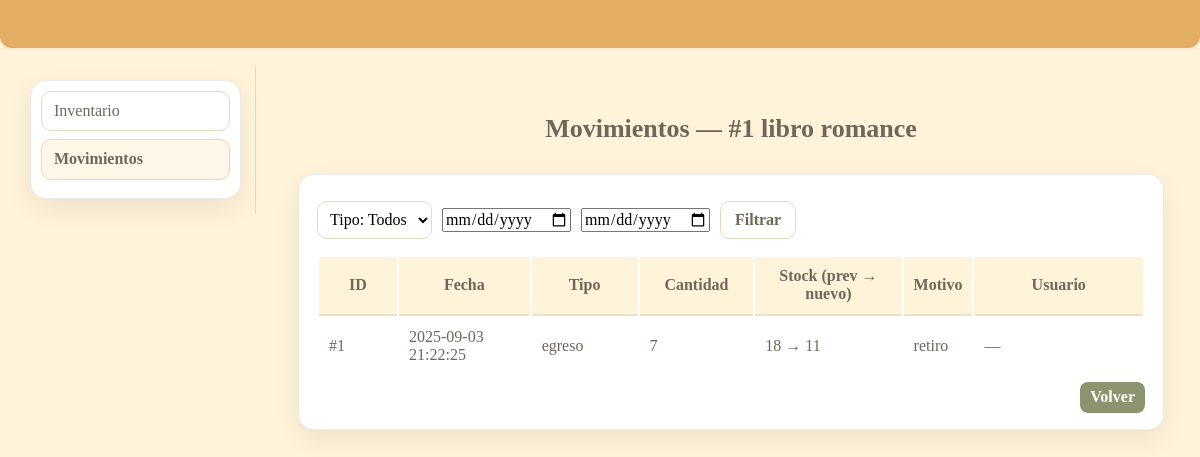
The app's page /admin/inventario/movimientos.php?id=1 with its own data.
### tables this page shows
CREATE TABLE `producto` (
  `id_producto` int(10) UNSIGNED NOT NULL,
  `nombre` varchar(200) NOT NULL,
  `descripcion` varchar(400) DEFAULT NULL,
  `codigo` varchar(64) DEFAULT NULL,
  `precio_compra` decimal(12,2) NOT NULL DEFAULT 0.00,
  `precio_venta` decimal(12,2) NOT NULL DEFAULT 0.00,
  `ubicacion` varchar(255) NOT NULL,
  `id_subcategoria` smallint(5) UNSIGNED NOT NULL,
  `id_proveedor` int(10) UNSIGNED DEFAULT NULL,
  `activo` tinyint(1) NOT NULL DEFAULT 1,
  `creado_en` datetime NOT NULL DEFAULT current_timestamp(),
  `actualizado_en` datetime DEFAULT NULL ON UPDATE current_timestamp()
);

CREATE TABLE `inventario_mov` (
  `id_mov` int(10) UNSIGNED NOT NULL,
  `id_producto` int(10) UNSIGNED NOT NULL,
  `tipo` enum('ingreso','egreso','ajuste') NOT NULL,
  `cantidad` int(11) NOT NULL,
  `motivo` varchar(200) DEFAULT NULL,
  `stock_prev` int(11) NOT NULL,
  `stock_nuevo` int(11) NOT NULL,
  `id_usuario` int(10) UNSIGNED DEFAULT NULL,
  `creado_en` datetime NOT NULL DEFAULT current_timestamp()
);

### admin/inventario/movimientos.php (the view, shortened to what this page needs)
<?php
include(__DIR__ . '/../../includes/db.php');
function h($s){ return htmlspecialchars((string)$s, ENT_QUOTES, 'UTF-8'); }
$idp = (int)($_GET['id'] ?? 0);
$conexion->query("
  CREATE TABLE IF NOT EXISTS inventario_mov (
    id_mov INT UNSIGNED AUTO_INCREMENT PRIMARY KEY,
    id_producto INT UNSIGNED NOT NULL,
    tipo ENUM('ingreso','egreso','ajuste') NOT NULL,
    cantidad INT NOT NULL,
    motivo VARCHAR(200) DEFAULT NULL,
    stock_prev INT NOT NULL,
    stock_nuevo INT NOT NULL,
    id_usuario INT UNSIGNED DEFAULT NULL,
    creado_en DATETIME NOT NULL DEFAULT CURRENT_TIMESTAMP,
    KEY (id_producto),
    KEY (id_usuario),
    KEY (creado_en)
  ) ENGINE=InnoDB DEFAULT CHARSET=utf8mb4
");
$st = $conexion->prepare("SELECT id_producto, nombre FROM producto WHERE id_producto=?");
$st->bind_param('i', $idp); $st->execute();
$prod = $st->get_result()->fetch_assoc();
$desde   = trim($_GET['desde'] ?? '');
$hasta   = trim($_GET['hasta'] ?? '');
$page    = max(1, (int)($_GET['page'] ?? 1));
$perPage = 20;
$offset  = ($page - 1) * $perPage;
$w = ["m.id_producto=?"];
$params = [$idp];
$types  = 'i';
$whereSql = 'WHERE '.implode(' AND ', $w);
$sql = "
  SELECT m.*, u.nombre AS usuario
  FROM inventario_mov m
  LEFT JOIN usuario u ON u.id_usuario = m.id_usuario
  $whereSql
  ORDER BY m.creado_en DESC, m.id_mov DESC
  LIMIT ? OFFSET ?
";
$typesList = $types.'ii';
$paramsList = $params; $paramsList[] = $perPage; $paramsList[] = $offset;
$st = $conexion->prepare($sql);
$st->bind_param($typesList, ...$paramsList);
$st->execute();
$rows = $st->get_result()->fetch_all(MYSQLI_ASSOC);
?>
<!doctype html>
<html lang="es">
<head>
  <link rel="stylesheet" href="https://cdnjs.cloudflare.com/ajax/libs/normalize/8.0.1/normalize.min.css">
  <link rel="stylesheet" href="https://cdnjs.cloudflare.com/ajax/libs/skeleton/2.0.4/skeleton.min.css">
  <link rel="stylesheet" href="/libreria_lapicito/css/style.css">
</head>
<body>
  <div class="barra"></div>
  <div class="prod-shell">
    <aside class="prod-side">
      <ul class="prod-nav">
        <li><a href="/libreria_lapicito/admin/inventario/">Inventario</a></li>
        <li><a class="active" href="#">Movimientos</a></li>
      </ul>
    </aside>
    <main class="prod-main">
      <div class="inv-title">Movimientos — #<?= (int)$prod['id_producto'] ?> <?= h($prod['nombre']) ?></div>
      <div class="prod-card">
        <form class="prod-filters" method="get">
          <select name="tipo">
            <option value="">Tipo: Todos</option>
          </select>
          <input type="date" name="desde" value="<?= h($desde) ?>" placeholder="Desde">
          <input type="date" name="hasta" value="<?= h($hasta) ?>" placeholder="Hasta">
          <button class="btn-filter" type="submit">Filtrar</button>
        </form>
        <div class="table-wrap">
          <table class="u-full-width">
            <thead>
              <tr>
                <th style="width:80px">ID</th>
                <th style="width:140px">Fecha</th>
                <th style="width:110px">Tipo</th>
                <th style="width:110px">Cantidad</th>
                <th style="width:170px">Stock (prev → nuevo)</th>
                <th>Motivo</th>
                <th style="width:200px">Usuario</th>
              </tr>
            </thead>
            <tbody>
              <?php foreach($rows as $m): ?>
                <tr>
                  <td>#<?= (int)$m['id_mov'] ?></td>
                  <td><?= h($m['creado_en']) ?></td>
                  <td><?= h($m['tipo']) ?></td>
                  <td><?= (int)$m['cantidad'] ?></td>
                  <td><?= (int)$m['stock_prev'] ?> → <?= (int)$m['stock_nuevo'] ?></td>
                  <td><?= h($m['motivo'] ?? '') ?></td>
                  <td><?= h($m['usuario'] ?? '—') ?></td>
                </tr>
              <?php endforeach; ?>
            </tbody>
          </table>
        </div>
        <div class="form-actions">
          <a class="btn-sm btn-muted" href="/libreria_lapicito/admin/inventario/">Volver</a>
        </div>
      </div>
    </main>
  </div>
</body>
</html>

### css/style.css (style rules this page uses)
:root { --barra:#e3ad63; --fondo:#fff3d9; --texto:#6f665c; --btn:#8a956e; --btn-txt:#ffffff; --borde:rgba(0,0,0,.08); --sombra:0 10px 30px rgba(0,0,0,.08); --radio:12px; --radio-lg:16px; --f1:clamp(26px,3.2vw,34px); --f3:clamp(14px,1.5vw,16px); }
html,body { margin:0;padding:0 }
body { background:var(--fondo); color:var(--texto); -webkit-font-smoothing:antialiased; -moz-osx-font-smoothing:grayscale; }
.barra { height:48px; background:var(--barra); border-bottom-left-radius:var(--radio); border-bottom-right-radius:var(--radio); box-shadow:0 2px 0 #e3ad63; position:relative; overflow:hidden; }
.barra::after { content:""; position:absolute; inset:0; background:linear-gradient(90deg,transparent 0 30%,rgba(255,255,255,.16) 50%,transparent 70% 100%); transform:translateX(-100%); animation:barra-brillo 6s linear infinite; pointer-events:none; }
.barra { box-shadow:0 2px 0 rgba(0,0,0,.04); }
.inv-title { text-align:center; color:#6f665c; font-weight:600; padding:10px 0 12px; }
.prod-shell { display:grid; grid-template-columns:220px 1fr; gap:0; min-height:calc(100vh - 110px); }
.prod-side { background:#fff3d9; border-right:1px solid #e6d9bf; padding:14px; }
.prod-nav { list-style:none; margin:0; padding:0; }
.prod-nav li { margin-bottom:8px; }
.prod-nav a { display:block; padding:8px 10px; border:1px solid #e6d9bf; border-radius:10px; background:#fff; color:#6f665c; text-decoration:none; }
.prod-nav a.active { background:#fffef2; border-color:#e9d7b5; font-weight:700; }
.prod-main { padding:14px; }
.prod-card { background:#fff9ef; border:1px solid #e6d9bf; border-radius:12px; padding:12px; }
.prod-filters { display:grid; grid-template-columns:1fr 220px 200px 120px; gap:8px; align-items:center; margin-bottom:8px; }
.prod-filters select { height:38px; border:1px solid #e6d9bf; border-radius:10px; background:#fff; padding:6px 8px; }
.btn-filter { height:38px; border:1px solid #e6d9bf; background:#fff; border-radius:10px; padding:0 12px; color:#6f665c; font-weight:600; }
.table-wrap { border-radius:10px; overflow:auto; }
table.u-full-width thead th { background:#fff3d9; }
.form-actions { grid-column: 1 / -1; display:flex; gap:10px; justify-content:flex-end; margin-top:6px; }
.btn-sm { display:inline-block; padding:6px 10px; border-radius:8px; background:var(--btn); color:#fff!important; text-decoration:none; font-weight:600; border:0; }
.prod-main { max-width: 1200px; margin: 0 auto; padding: 24px 20px 48px; }
.inv-title { font-weight: 700; font-size: clamp(20px, 2.2vw, 26px); margin: 14px 0 18px; color: var(--texto); }
.prod-shell { display: grid; grid-template-columns: 240px 1fr; gap: 22px; align-items: start; padding: 18px 16px 40px; }
.prod-side { position: sticky; top: 14px; align-self: start; }
.prod-nav { list-style: none; margin: 0; padding: 10px; background: #fff; border: 1px solid var(--borde); border-radius: var(--radio-lg); box-shadow: var(--sombra); }
.prod-nav li+li { margin-top: 6px; }
.prod-nav a { display: block; padding: 10px 12px; border-radius: 10px; color: var(--texto); text-decoration: none; }
.prod-nav a.active { background: #fff7e8; border: 1px solid #f1d5a3; }
.prod-card { background:#fff; border:1px solid var(--borde); border-radius: var(--radio-lg); box-shadow: var(--sombra); padding: 16px 18px; margin-bottom: 18px; }
.prod-filters { display: flex; flex-wrap: wrap; gap: 10px; align-items: center; margin: 10px 0 16px; }
.prod-filters .btn-filter { padding: 8px 14px; }
.table-wrap { overflow-x:auto; }
.u-full-width th, .u-full-width td { padding: 10px 10px; vertical-align: middle; }
.u-full-width thead th { font-weight: 600; border-bottom: 2px solid var(--borde); }

### records on screen
producto: id_producto "1", nombre "libro romance"
inventario_mov: id_mov "1", creado_en "2025-09-03 21:22:25", tipo "egreso", cantidad "7", stock_prev "18", stock_nuevo "11", motivo "retiro", usuario "—"
